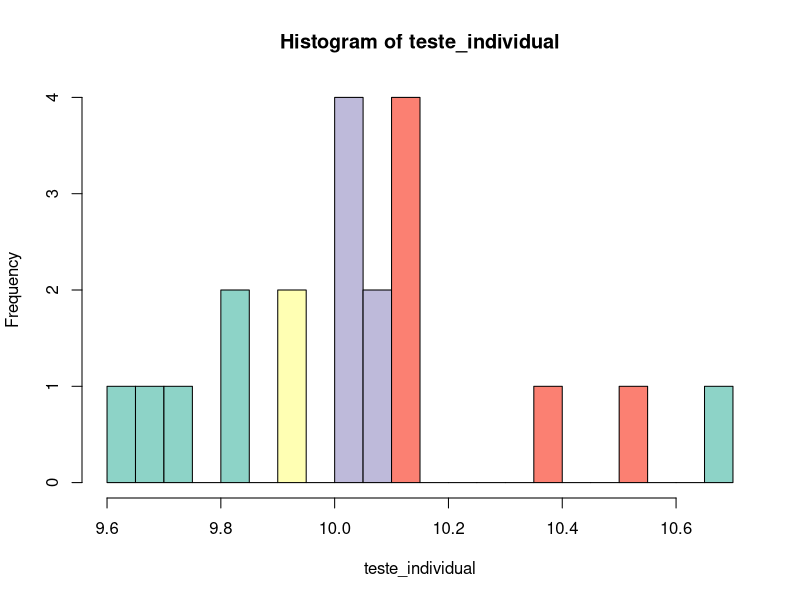
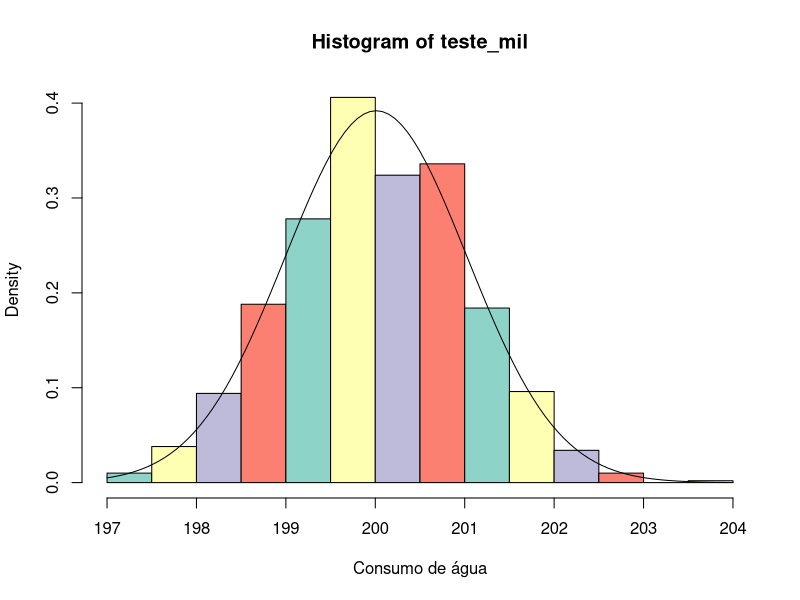
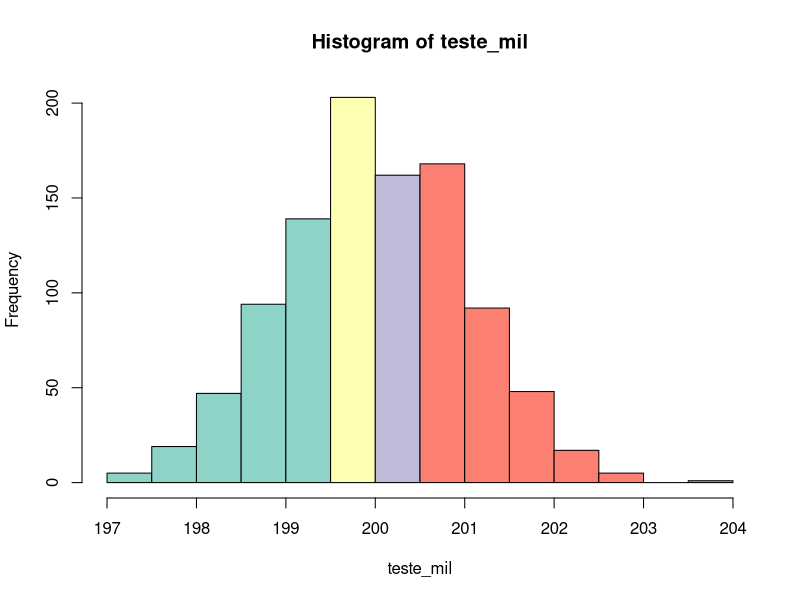

Recreate these plots in R, in order.
## ---- chunk 1
pnorm(0.437,0.5,0.05)
## ---- chunk 2
qnorm(0.25, 0.5, 0.05)
## ---- chunk 3
pnorm(10.75,0.5*20, 0.05* sqrt(20), lower.tail = FALSE)
## ---- chunk 4
teste_individual <- rnorm(20, 0.5*20, 0.05*sqrt(20))
teste_individual
## ---- chunk 5
h <- hist(teste_individual, plot=F, breaks = 20)
cols <- c("#8DD3C7", "#FFFFB3", "#BEBADA", "#FB8072")  
k <- cols[findInterval(h$mids, quantile(teste_individual), rightmost.closed=T, all.inside=F)]
plot(h, col=k)
## ---- chunk 6
soma_teste_individual <- sum(teste_individual)
soma_teste_individual
## ---- chunk 7
teste_mil <- replicate(1000, sum(rnorm(20, mean=0.5*20, sd=0.05*sqrt(20))))
teste_final <- length(which(teste_mil >= 10.75 * 20)) / length(teste_mil)
teste_final
## ---- chunk 8
cat("A probabilidade é de:",teste_final,"%")
## ---- chunk 9
h <- hist(teste_mil, breaks = 20, freq = FALSE, xlab = "Consumo de água", col = cols)
curve(dnorm(x, mean = mean(teste_mil), sd = sd(teste_mil)), add = TRUE)
cols <- c("#8DD3C7", "#FFFFB3", "#BEBADA", "#FB8072")  
k <- cols[findInterval(h$mids, quantile(teste_mil), rightmost.closed=T, all.inside=F)]
plot(h, col=k)
